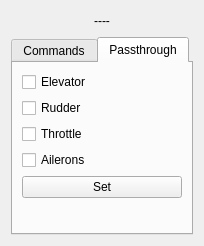
<?xml version="1.0" encoding="UTF-8"?>
<ui version="4.0">
 <class>UASControlParameters</class>
 <widget class="QWidget" name="UASControlParameters">
  <property name="geometry">
   <rect>
    <x>0</x>
    <y>0</y>
    <width>204</width>
    <height>246</height>
   </rect>
  </property>
  <property name="minimumSize">
   <size>
    <width>200</width>
    <height>150</height>
   </size>
  </property>
  <property name="maximumSize">
   <size>
    <width>267</width>
    <height>16777215</height>
   </size>
  </property>
  <property name="windowTitle">
   <string>Form</string>
  </property>
  <layout class="QGridLayout" name="gridLayout">
   <item row="0" column="0">
    <layout class="QHBoxLayout" name="horizontalLayout_5">
     <item>
      <spacer name="horizontalSpacer_2">
       <property name="orientation">
        <enum>Qt::Horizontal</enum>
       </property>
       <property name="sizeHint" stdset="0">
        <size>
         <width>40</width>
         <height>20</height>
        </size>
       </property>
      </spacer>
     </item>
     <item>
      <widget class="QLabel" name="lbMode">
       <property name="minimumSize">
        <size>
         <width>100</width>
         <height>0</height>
        </size>
       </property>
       <property name="maximumSize">
        <size>
         <width>16777215</width>
         <height>16777215</height>
        </size>
       </property>
       <property name="text">
        <string>----</string>
       </property>
       <property name="alignment">
        <set>Qt::AlignCenter</set>
       </property>
      </widget>
     </item>
     <item>
      <spacer name="horizontalSpacer">
       <property name="orientation">
        <enum>Qt::Horizontal</enum>
       </property>
       <property name="sizeHint" stdset="0">
        <size>
         <width>40</width>
         <height>20</height>
        </size>
       </property>
      </spacer>
     </item>
    </layout>
   </item>
   <item row="1" column="0">
    <widget class="QTabWidget" name="tabWidget">
     <property name="styleSheet">
      <string notr="true"/>
     </property>
     <property name="currentIndex">
      <number>1</number>
     </property>
     <widget class="QWidget" name="tab">
      <attribute name="title">
       <string>Commands</string>
      </attribute>
      <layout class="QGridLayout" name="gridLayout_2">
       <item row="1" column="0">
        <layout class="QHBoxLayout" name="horizontalLayout">
         <item>
          <widget class="QLabel" name="label_2">
           <property name="text">
            <string>Height (m)</string>
           </property>
          </widget>
         </item>
         <item>
          <widget class="QDoubleSpinBox" name="sbHeight">
           <property name="maximum">
            <double>1500.000000000000000</double>
           </property>
          </widget>
         </item>
        </layout>
       </item>
       <item row="2" column="0">
        <layout class="QHBoxLayout" name="horizontalLayout_3">
         <item>
          <widget class="QLabel" name="label_3">
           <property name="text">
            <string>Airspeed (m/s)</string>
           </property>
          </widget>
         </item>
         <item>
          <widget class="QDoubleSpinBox" name="sbAirSpeed">
           <property name="maximum">
            <double>500.000000000000000</double>
           </property>
          </widget>
         </item>
        </layout>
       </item>
       <item row="3" column="0">
        <layout class="QHBoxLayout" name="horizontalLayout_2">
         <item>
          <widget class="QLabel" name="label_4">
           <property name="text">
            <string>Turn Rate (rad/s)</string>
           </property>
          </widget>
         </item>
         <item>
          <widget class="QDoubleSpinBox" name="sbTurnRate">
           <property name="maximum">
            <double>180.000000000000000</double>
           </property>
          </widget>
         </item>
        </layout>
       </item>
       <item row="4" column="0">
        <layout class="QHBoxLayout" name="horizontalLayout_4">
         <item>
          <widget class="QPushButton" name="btSetCommands">
           <property name="text">
            <string>Set</string>
           </property>
          </widget>
         </item>
         <item>
          <widget class="QPushButton" name="btGetCommands">
           <property name="text">
            <string>Get</string>
           </property>
          </widget>
         </item>
        </layout>
       </item>
       <item row="5" column="0">
        <spacer name="verticalSpacer">
         <property name="orientation">
          <enum>Qt::Vertical</enum>
         </property>
         <property name="sizeHint" stdset="0">
          <size>
           <width>20</width>
           <height>27</height>
          </size>
         </property>
        </spacer>
       </item>
      </layout>
     </widget>
     <widget class="QWidget" name="tab_2">
      <attribute name="title">
       <string>Passthrough</string>
      </attribute>
      <layout class="QGridLayout" name="gridLayout_3">
       <item row="0" column="0">
        <layout class="QVBoxLayout" name="verticalLayout">
         <item>
          <widget class="QCheckBox" name="cbElevator">
           <property name="text">
            <string>Elevator</string>
           </property>
          </widget>
         </item>
         <item>
          <widget class="QCheckBox" name="cbRudder">
           <property name="text">
            <string>Rudder</string>
           </property>
          </widget>
         </item>
         <item>
          <widget class="QCheckBox" name="cbThrottle">
           <property name="text">
            <string>Throttle</string>
           </property>
          </widget>
         </item>
         <item>
          <widget class="QCheckBox" name="cbAilerons">
           <property name="text">
            <string>Ailerons</string>
           </property>
          </widget>
         </item>
        </layout>
       </item>
       <item row="1" column="0">
        <widget class="QPushButton" name="btSetCtrl">
         <property name="text">
          <string>Set</string>
         </property>
        </widget>
       </item>
       <item row="2" column="0">
        <spacer name="verticalSpacer_2">
         <property name="orientation">
          <enum>Qt::Vertical</enum>
         </property>
         <property name="sizeHint" stdset="0">
          <size>
           <width>20</width>
           <height>26</height>
          </size>
         </property>
        </spacer>
       </item>
      </layout>
     </widget>
    </widget>
   </item>
  </layout>
 </widget>
 <resources/>
 <connections/>
</ui>
